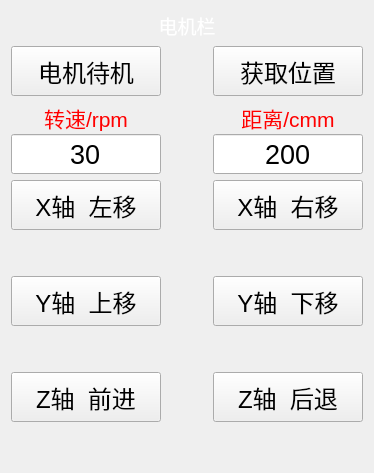
      <widget class="QWidget" name="page2">
       <layout class="QGridLayout" name="gridLayout_3">
        <item row="3" column="2">
         <widget class="QPushButton" name="XMoveRight">
          <property name="minimumSize">
           <size>
            <width>150</width>
            <height>50</height>
           </size>
          </property>
          <property name="font">
           <font>
            <pointsize>18</pointsize>
           </font>
          </property>
          <property name="text">
           <string>X轴  右移</string>
          </property>
          <property name="autoRepeat">
           <bool>true</bool>
          </property>
          <property name="autoExclusive">
           <bool>false</bool>
          </property>
          <property name="autoRepeatDelay">
           <number>500</number>
          </property>
         </widget>
        </item>
        <item row="1" column="1">
         <spacer name="horizontalSpacer_5">
          <property name="orientation">
           <enum>Qt::Horizontal</enum>
          </property>
          <property name="sizeHint" stdset="0">
           <size>
            <width>25</width>
            <height>20</height>
           </size>
          </property>
         </spacer>
        </item>
        <item row="1" column="2">
         <widget class="QPushButton" name="GetPosition">
          <property name="minimumSize">
           <size>
            <width>150</width>
            <height>50</height>
           </size>
          </property>
          <property name="font">
           <font>
            <pointsize>18</pointsize>
           </font>
          </property>
          <property name="text">
           <string>获取位置</string>
          </property>
         </widget>
        </item>
        <item row="7" column="2">
         <widget class="QPushButton" name="ZMoveBackWard">
          <property name="minimumSize">
           <size>
            <width>150</width>
            <height>50</height>
           </size>
          </property>
          <property name="font">
           <font>
            <pointsize>18</pointsize>
           </font>
          </property>
          <property name="text">
           <string>Z轴  后退</string>
          </property>
          <property name="autoRepeat">
           <bool>true</bool>
          </property>
          <property name="autoRepeatDelay">
           <number>500</number>
          </property>
         </widget>
        </item>
        <item row="4" column="1">
         <spacer name="verticalSpacer_9">
          <property name="orientation">
           <enum>Qt::Vertical</enum>
          </property>
          <property name="sizeHint" stdset="0">
           <size>
            <width>20</width>
            <height>40</height>
           </size>
          </property>
         </spacer>
        </item>
        <item row="2" column="2">
         <layout class="QVBoxLayout" name="verticalLayout_3">
          <property name="spacing">
           <number>0</number>
          </property>
          <item>
           <widget class="QLabel" name="label6">
            <property name="font">
             <font>
              <pointsize>16</pointsize>
             </font>
            </property>
            <property name="styleSheet">
             <string notr="true">QLabel#label6
{
	color: rgb(255, 0, 0);
}</string>
            </property>
            <property name="text">
             <string>距离/cmm</string>
            </property>
            <property name="alignment">
             <set>Qt::AlignCenter</set>
            </property>
           </widget>
          </item>
          <item>
           <widget class="QLineEdit" name="lineEdit2">
            <property name="minimumSize">
             <size>
              <width>150</width>
              <height>40</height>
             </size>
            </property>
            <property name="maximumSize">
             <size>
              <width>70</width>
              <height>16777215</height>
             </size>
            </property>
            <property name="font">
             <font>
              <pointsize>20</pointsize>
             </font>
            </property>
            <property name="text">
             <string>200</string>
            </property>
            <property name="alignment">
             <set>Qt::AlignCenter</set>
            </property>
           </widget>
          </item>
         </layout>
        </item>
        <item row="3" column="0">
         <widget class="QPushButton" name="XMoveLeft">
          <property name="minimumSize">
           <size>
            <width>150</width>
            <height>50</height>
           </size>
          </property>
          <property name="font">
           <font>
            <pointsize>18</pointsize>
           </font>
          </property>
          <property name="text">
           <string>X轴  左移</string>
          </property>
          <property name="autoRepeat">
           <bool>true</bool>
          </property>
          <property name="autoExclusive">
           <bool>false</bool>
          </property>
          <property name="autoRepeatDelay">
           <number>500</number>
          </property>
         </widget>
        </item>
        <item row="0" column="0" colspan="3">
         <widget class="QLabel" name="label1">
          <property name="font">
           <font>
            <pointsize>14</pointsize>
           </font>
          </property>
          <property name="styleSheet">
           <string notr="true">QLabel#label1
{
	color: rgb(255, 255, 255);
}</string>
          </property>
          <property name="text">
           <string>电机栏</string>
          </property>
          <property name="alignment">
           <set>Qt::AlignCenter</set>
          </property>
         </widget>
        </item>
        <item row="5" column="0">
         <widget class="QPushButton" name="YMoveUp">
          <property name="minimumSize">
           <size>
            <width>150</width>
            <height>50</height>
           </size>
          </property>
          <property name="font">
           <font>
            <pointsize>18</pointsize>
           </font>
          </property>
          <property name="text">
           <string>Y轴  上移</string>
          </property>
          <property name="autoRepeat">
           <bool>true</bool>
          </property>
          <property name="autoRepeatDelay">
           <number>500</number>
          </property>
         </widget>
        </item>
        <item row="5" column="2">
         <widget class="QPushButton" name="YMoveDown">
          <property name="minimumSize">
           <size>
            <width>150</width>
            <height>50</height>
           </size>
          </property>
          <property name="font">
           <font>
            <pointsize>18</pointsize>
           </font>
          </property>
          <property name="text">
           <string>Y轴  下移</string>
          </property>
          <property name="autoRepeat">
           <bool>true</bool>
          </property>
          <property name="autoRepeatDelay">
           <number>500</number>
          </property>
         </widget>
        </item>
        <item row="7" column="0">
         <widget class="QPushButton" name="ZMoveForward">
          <property name="minimumSize">
           <size>
            <width>150</width>
            <height>50</height>
           </size>
          </property>
          <property name="font">
           <font>
            <pointsize>18</pointsize>
           </font>
          </property>
          <property name="text">
           <string>Z轴  前进</string>
          </property>
          <property name="autoRepeat">
           <bool>true</bool>
          </property>
          <property name="autoRepeatDelay">
           <number>500</number>
          </property>
         </widget>
        </item>
        <item row="3" column="1">
         <spacer name="horizontalSpacer">
          <property name="orientation">
           <enum>Qt::Horizontal</enum>
          </property>
          <property name="sizeHint" stdset="0">
           <size>
            <width>40</width>
            <height>20</height>
           </size>
          </property>
         </spacer>
        </item>
        <item row="1" column="0">
         <widget class="QPushButton" name="MotorStandby">
          <property name="minimumSize">
           <size>
            <width>150</width>
            <height>50</height>
           </size>
          </property>
          <property name="font">
           <font>
            <pointsize>18</pointsize>
           </font>
          </property>
          <property name="text">
           <string>电机待机</string>
          </property>
         </widget>
        </item>
        <item row="6" column="1">
         <spacer name="verticalSpacer_10">
          <property name="orientation">
           <enum>Qt::Vertical</enum>
          </property>
          <property name="sizeHint" stdset="0">
           <size>
            <width>20</width>
            <height>40</height>
           </size>
          </property>
         </spacer>
        </item>
        <item row="2" column="0">
         <layout class="QVBoxLayout" name="verticalLayout_2">
          <property name="spacing">
           <number>0</number>
          </property>
          <item>
           <widget class="QLabel" name="label5">
            <property name="font">
             <font>
              <pointsize>16</pointsize>
             </font>
            </property>
            <property name="styleSheet">
             <string notr="true">QLabel#label5
{
	color: rgb(255, 0, 0);
}</string>
            </property>
            <property name="text">
             <string>转速/rpm</string>
            </property>
            <property name="alignment">
             <set>Qt::AlignCenter</set>
            </property>
           </widget>
          </item>
          <item>
           <widget class="QLineEdit" name="lineEdit1">
            <property name="minimumSize">
             <size>
              <width>150</width>
              <height>40</height>
             </size>
            </property>
            <property name="maximumSize">
             <size>
              <width>70</width>
              <height>16777215</height>
             </size>
            </property>
            <property name="font">
             <font>
              <pointsize>20</pointsize>
             </font>
            </property>
            <property name="text">
             <string>30</string>
            </property>
            <property name="alignment">
             <set>Qt::AlignCenter</set>
            </property>
           </widget>
          </item>
         </layout>
        </item>
        <item row="8" column="1">
         <spacer name="verticalSpacer_12">
          <property name="orientation">
           <enum>Qt::Vertical</enum>
          </property>
          <property name="sizeHint" stdset="0">
           <size>
            <width>20</width>
            <height>40</height>
           </size>
          </property>
         </spacer>
        </item>
       </layout>
      </widget>
